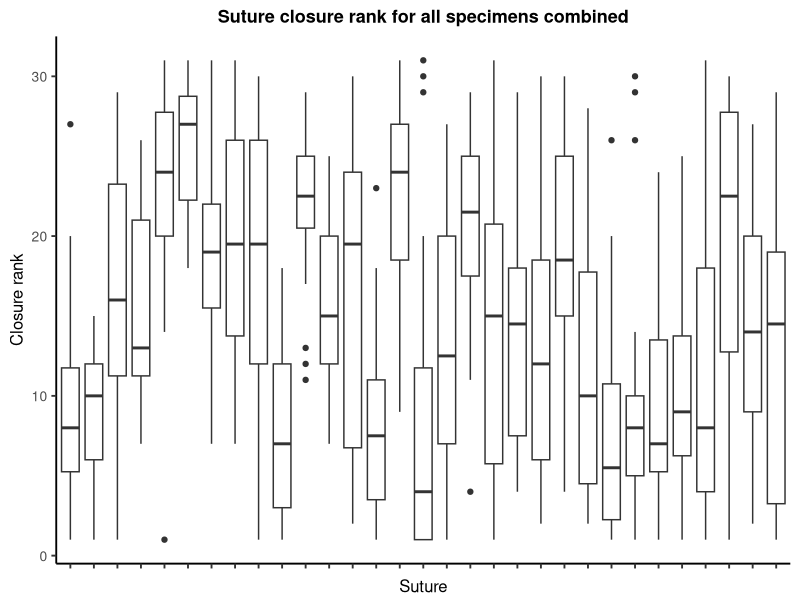
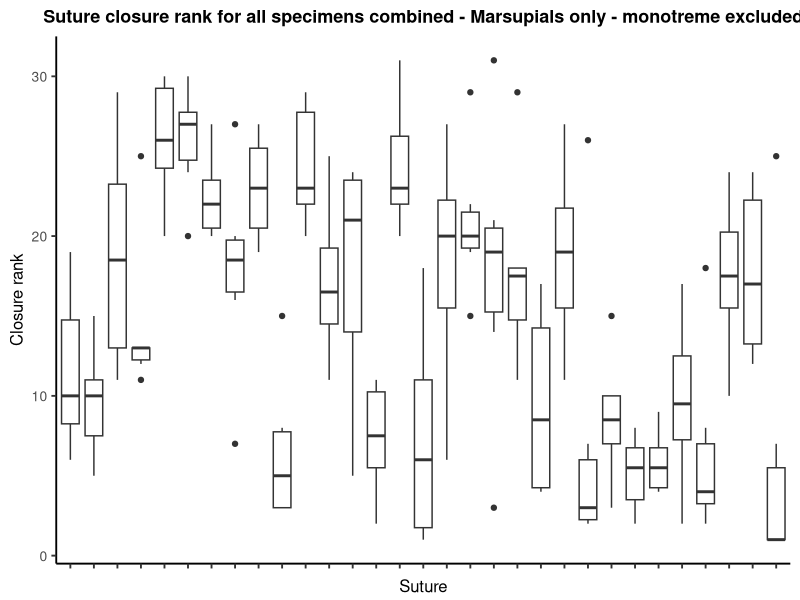
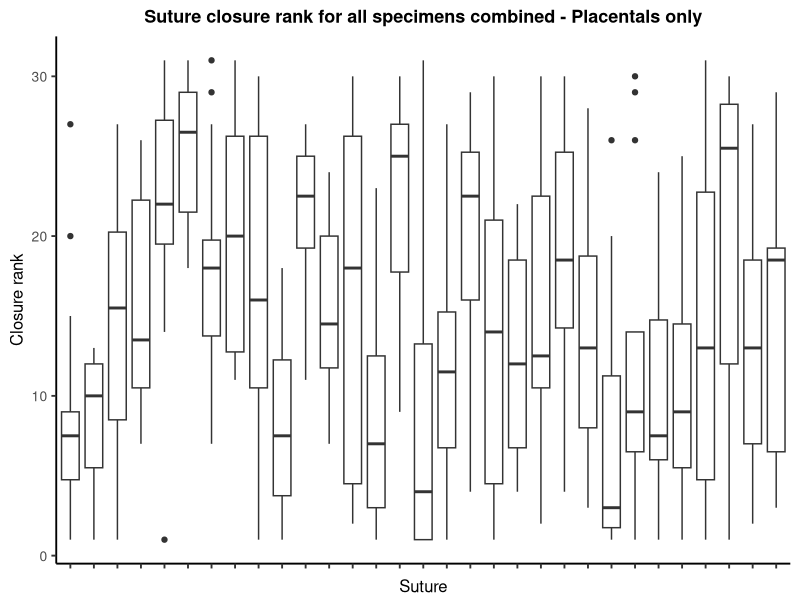
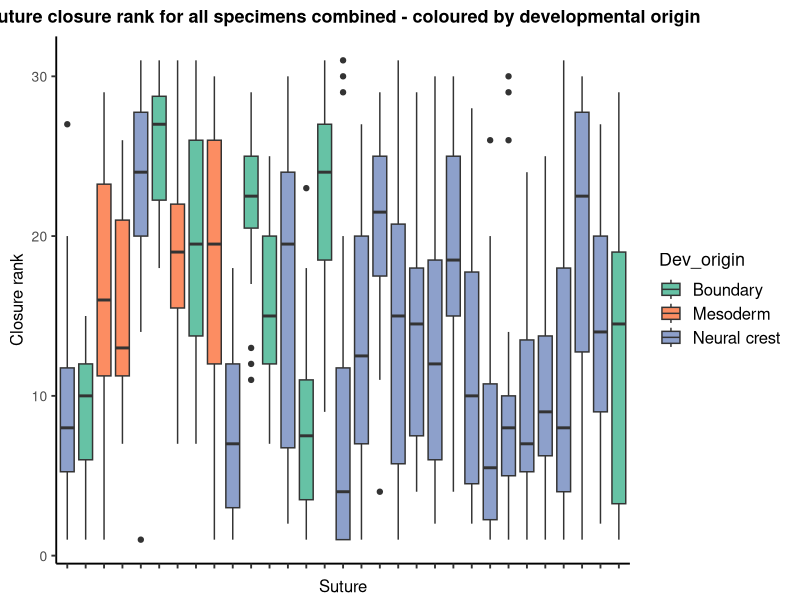

Write the R code that produced these figures, in order.
# Title: Rank order analysis

# Name: Heather White

# Date created: 02/12/21

# Last modified: 25/10/22

# License: MIT license


# Rank order analysis - between species and compared with the Krogman order (Krogman, 1930)

#######################################################################################################

rm(list = ls())

library(tidyverse)
library(RColorBrewer)
library(ggplot2)
library(ggpubr)
library(ape)
library(nlme)
library(ggrepel)
library(broom)


#########################################################################################################

# STEP 1: Load and format the data


# Order the sutures based on the percentage of fusion calculated (as described in manuscript)
# Load this rank order data
rank <- read.csv("Data/rank_order_sutures.csv")

# Load the adult specimen info
adults_data <- read.csv("Data/suture_closure_status_adults.csv")

# Reorder and rename headings so they match the species names
rownames(rank) <- rank$X
rank <- rank %>% select(2:23)
colnames(rank) <- adults_data$Species


#########################################################################################################

# STEP 2: Species pairwise comparison in rank order closure - Kendall's tau


# Iteratively create two species pairs and pairwise Kendalls test on rank order of suture closure and save output data from comparison
PairwiseComparisons=list()
i=1
n=2
for (i in 1:22){ 
  for (h in n:22){ 
    if (i==length(adults_data$Species)){
      break
    }else
      SpeciesA <- adults_data$Species[i]
    SpeciesB <- adults_data$Species[h]
    toMatch <- c(SpeciesA, SpeciesB)
    filename <- paste(SpeciesA, SpeciesB, sep=" vs. ")
    cor_pairwise <-cor.test(rank[[SpeciesA]], rank[[SpeciesB]], method = "kendall", conf.level = .95)
    PairwiseComparisons[[filename]]<-cor_pairwise
  }
  n=n+1
}

# Create matrix and fill with values from pairwise comparisons
Pvalues = matrix (nrow = length(names(PairwiseComparisons)), 
                  ncol = length(c(paste("Kendall", names(PairwiseComparisons[[i]]$p.value[1]), sep = "_"), names(PairwiseComparisons[[i]]$estimate[1]))),
                  dimnames = list(c(names(PairwiseComparisons)), c(paste("Kendall", names(PairwiseComparisons[[i]]$p.value[2]), sep = "_"), names(PairwiseComparisons[[i]]$estimate[1])))
)

# Fills the matrix with all pairwise comparisons from PairwiseComparisons object using $aov.table
for (i in 1:length(names(PairwiseComparisons))){
  Pvalues[i,] <- rbind(as.numeric(paste(c(PairwiseComparisons[[i]]$p.value[1], PairwiseComparisons[[i]]$estimate[1]))))
}

# Save if necessary
#write.csv(Pvalues, "Analysis/Suture_closure/Pairwise_comparison_results_rank_order_suture_closure.csv")

########

# Perform Bonferroni correction to account for pairwise comparisons
# Create the empty matrix
CorrectedPvalues <- matrix(nrow = length(names(PairwiseComparisons)),
                           ncol = length(c("corrected Kendall p.value")),
                           dimnames = list(c(names(PairwiseComparisons)), c("corrected_Kendall_p.value"))
)

# Fill the matrix with the corrected p-values
CorrectedPvalues[,1] <- p.adjust(Pvalues[,1], method = "bonferroni", n = length(PairwiseComparisons))

# Save if necessary
#write.csv(CorrectedPvalues, "Analysis/Suture_closure/Pairwise_comparisons_corrected_pvalues_rank_order_suture_closure.csv")


#########################################################################################################

# STEP 3: Average rank order closure vs Krogman pattern - Kendall's tau


# Load the data
# Average adults data
average_adults <- read.csv("Data/average_adult_score_Krogman_rank.csv")
# Average data for marsupials and placentals seperated
marsupial_placental_pattern <- read.csv("Data/average_total_suture_closure_adults_marsupials_vs_placentals_Krogman.csv")


# Average total suture closure score for each Krogman region calculated across the adult only species
# This average score is ranked from 1-6 for the Krogman pattern 
# and compared using Kendall's tau to the Krogman pattern
average_adult_vs_Krogman_rank <-cor.test(average_adults$Adult_rank, average_adults$Krogman.rank, 
                                         method = "kendall", exact = F)


# Average total suture closure score is calculated across the adult only species for each Krogman region
# Divided into the marsupials as one group and the placentals as another
# This average score is ranked from 1-6 for the Krogman pattern 
# and compared using Kendall's tau to the Krogman pattern
# For both marsupials and placentals seperately
marsupial_adult_vs_Krogman_rank <- cor.test(marsupial_placental_pattern$Marsupials_adults_order, marsupial_placental_pattern$Krogman_order, method = "kendall", exact = F)
placental_adult_vs_Krogman_rank <- cor.test(marsupial_placental_pattern$Placentals_adults_order, marsupial_placental_pattern$Krogman_order, method = "kendall", exact = F)

# A significant p-value (p < 0.05) indicates a significant correlation with the Krogman pattern


#########################################################################################################

# STEP 4: Plot the order of suture fusion across all 31 sutures


# Load the data - order of suture fusion
# A .csv containing the order of fusion for each suture and for each species - with all specimens combined for each species
rank_box <- read.csv("Data/rank_order_sutures_boxplot.csv")

# Create a variable containing the suture names
suture_names <- rank$X

# Divide out the marsupials and placentals to make seperate box plots for each
marsupials_rank <- rank_box %>%
  filter(Species %in% c('Bettongia penicillata', 'Monodelphis domestica',
                        'Phascolarctos cincereus', 'Setonix brachyurus', 'Sminthopsis macroura', 
                        'Trichosaurus vulpecula'))
placentals_rank <- rank_box[!(rank_box$Species %in% marsupials_rank$Species),]

# Plot the box plot - ALL
# Suture name on x axis and closure rank (1-31) on the y-axis
# All specimens here
suture_rank_box <- ggplot(rank_box, aes(x=Suture_number, y=closure_rank))+ 
  geom_boxplot()+
  theme_classic(base_size = 14)+ 
  xlab("Suture")+ 
  ylab("Closure rank")+
  scale_x_discrete(labels = suture_names)+
  ggtitle("Suture closure rank for all specimens combined")+
  theme(plot.title = element_text(face = "bold", hjust = 0.5, size = 13), 
        axis.text.x =  element_text(angle = 90, size = 10, vjust = 0, hjust = 1), axis.text.y = element_text(size = 10),
        axis.title.x = element_text(vjust = -0.5, size = 12),  axis.title.y = element_text(hjust = 0.5, size = 12),
        legend.text = element_text(size = 12), legend.title = element_text(size = 13))
suture_rank_box

# Plot the box plot - MARSUPIALS
# Suture name on x axis and closure rank (1-31) on the y-axis
# Marsupials specimens only
suture_rank_box_marsupials <- ggplot(marsupials_rank, aes(x=Suture_number, y=closure_rank))+ 
  geom_boxplot()+
  theme_classic(base_size = 14)+ 
  xlab("Suture")+ 
  ylab("Closure rank")+
  scale_x_discrete(labels = suture_names)+
  ggtitle("Suture closure rank for all specimens combined - Marsupials only - monotreme excluded")+
  theme(plot.title = element_text(face = "bold", hjust = 0.5, size = 13), 
        axis.text.x =  element_text(angle = 90, size = 10, vjust = 0, hjust = 1), axis.text.y = element_text(size = 10),
        axis.title.x = element_text(vjust = -0.5, size = 12),  axis.title.y = element_text(hjust = 0.5, size = 12),
        legend.text = element_text(size = 12), legend.title = element_text(size = 13))
suture_rank_box_marsupials

# Plot the box plot - PLACENTALS
# Suture name on x axis and closure rank (1-31) on the y-axis
# Marsupials specimens only
suture_rank_box_placentals <- ggplot(placentals_rank, aes(x=Suture_number, y=closure_rank))+ 
  geom_boxplot()+
  theme_classic(base_size = 14)+ 
  xlab("Suture")+ 
  ylab("Closure rank")+
  scale_x_discrete(labels = suture_names)+
  ggtitle("Suture closure rank for all specimens combined - Placentals only")+
  theme(plot.title = element_text(face = "bold", hjust = 0.5, size = 13), 
        axis.text.x =  element_text(angle = 90, size = 10, vjust = 0, hjust = 1), axis.text.y = element_text(size = 10),
        axis.title.x = element_text(vjust = -0.5, size = 12),  axis.title.y = element_text(hjust = 0.5, size = 12),
        legend.text = element_text(size = 12), legend.title = element_text(size = 13))
suture_rank_box_placentals


#########################################################################################################

# STEP 5: Correlation between developmental origin and suture fusion


# Developmental origin = mesoderm, neural crest, boundary

# Plot box plot - coloured by developmental origin
# Suture name on x axis and closure rank (1-31) on the y-axis
# All specimens plotted here
suture_rank_box_dev <- ggplot(rank_box, aes(x=Suture_number, y=closure_rank, fill = Dev_origin))+ 
  geom_boxplot()+
  theme_classic(base_size = 14)+ 
  xlab("Suture")+ 
  ylab("Closure rank")+
  scale_x_discrete(labels = suture_names)+
  scale_fill_brewer(palette = "Set2")+
  ggtitle("Suture closure rank for all specimens combined - coloured by developmental origin")+
  theme(plot.title = element_text(face = "bold", hjust = 0.5, size = 13), 
        axis.text.x =  element_text(angle = 90, size = 10, vjust = 0, hjust = 1), axis.text.y = element_text(size = 10),
        axis.title.x = element_text(vjust = -0.5, size = 12),  axis.title.y = element_text(hjust = 0.5, size = 12),
        legend.text = element_text(size = 12), legend.title = element_text(size = 13))
suture_rank_box_dev

# Suture closure scores as calculated from "suture_closure_scores.R" code
all_suture_closure <- read.csv("Data/average_suture_closure_per_suture_all_specimens.csv")
adult_suture_closure <- read.csv("Data/average_suture_closure_per_suture_adults.csv")

# Correlation between closure score (%) and dev origin - all specimens combined
cor_dev_all <- lm(SCS ~ Dev_origin, data = all_suture_closure)
anova(cor_dev_all)

# Correlation between closure score (%) and dev origin - all adults combined
cor_dev_adults <- lm(SCS ~ Dev_origin, data = adult_suture_closure)
anova(cor_dev_adults)


### END ###
